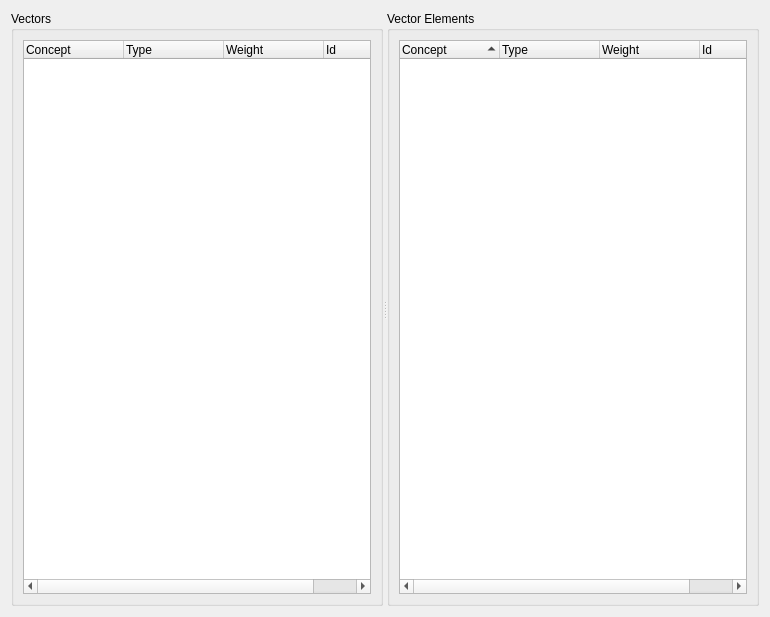
<?xml version="1.0" encoding="UTF-8"?>
<ui version="4.0">
 <class>QGDescription</class>
 <widget class="QWidget" name="QGDescription">
  <property name="geometry">
   <rect>
    <x>0</x>
    <y>0</y>
    <width>770</width>
    <height>617</height>
   </rect>
  </property>
  <property name="windowTitle">
   <string>Form</string>
  </property>
  <layout class="QHBoxLayout" name="horizontalLayout">
   <item>
    <widget class="QSplitter" name="splitter">
     <property name="orientation">
      <enum>Qt::Horizontal</enum>
     </property>
     <widget class="QGroupBox" name="groupBox">
      <property name="title">
       <string>Vectors</string>
      </property>
      <layout class="QVBoxLayout" name="verticalLayout">
       <item>
        <widget class="QTreeWidget" name="Vectors">
         <column>
          <property name="text">
           <string>Concept</string>
          </property>
         </column>
         <column>
          <property name="text">
           <string>Type</string>
          </property>
         </column>
         <column>
          <property name="text">
           <string>Weight</string>
          </property>
         </column>
         <column>
          <property name="text">
           <string>Id</string>
          </property>
         </column>
        </widget>
       </item>
      </layout>
     </widget>
     <widget class="QGroupBox" name="groupBox_3">
      <property name="title">
       <string>Vector Elements</string>
      </property>
      <layout class="QVBoxLayout" name="verticalLayout_2">
       <item>
        <widget class="QTreeWidget" name="Vector">
         <property name="maximumSize">
          <size>
           <width>16777215</width>
           <height>16777215</height>
          </size>
         </property>
         <property name="rootIsDecorated">
          <bool>false</bool>
         </property>
         <property name="itemsExpandable">
          <bool>false</bool>
         </property>
         <property name="sortingEnabled">
          <bool>true</bool>
         </property>
         <property name="expandsOnDoubleClick">
          <bool>false</bool>
         </property>
         <column>
          <property name="text">
           <string>Concept</string>
          </property>
         </column>
         <column>
          <property name="text">
           <string>Type</string>
          </property>
         </column>
         <column>
          <property name="text">
           <string>Weight</string>
          </property>
         </column>
         <column>
          <property name="text">
           <string>Id</string>
          </property>
         </column>
        </widget>
       </item>
      </layout>
     </widget>
    </widget>
   </item>
  </layout>
 </widget>
 <resources/>
 <connections/>
</ui>
